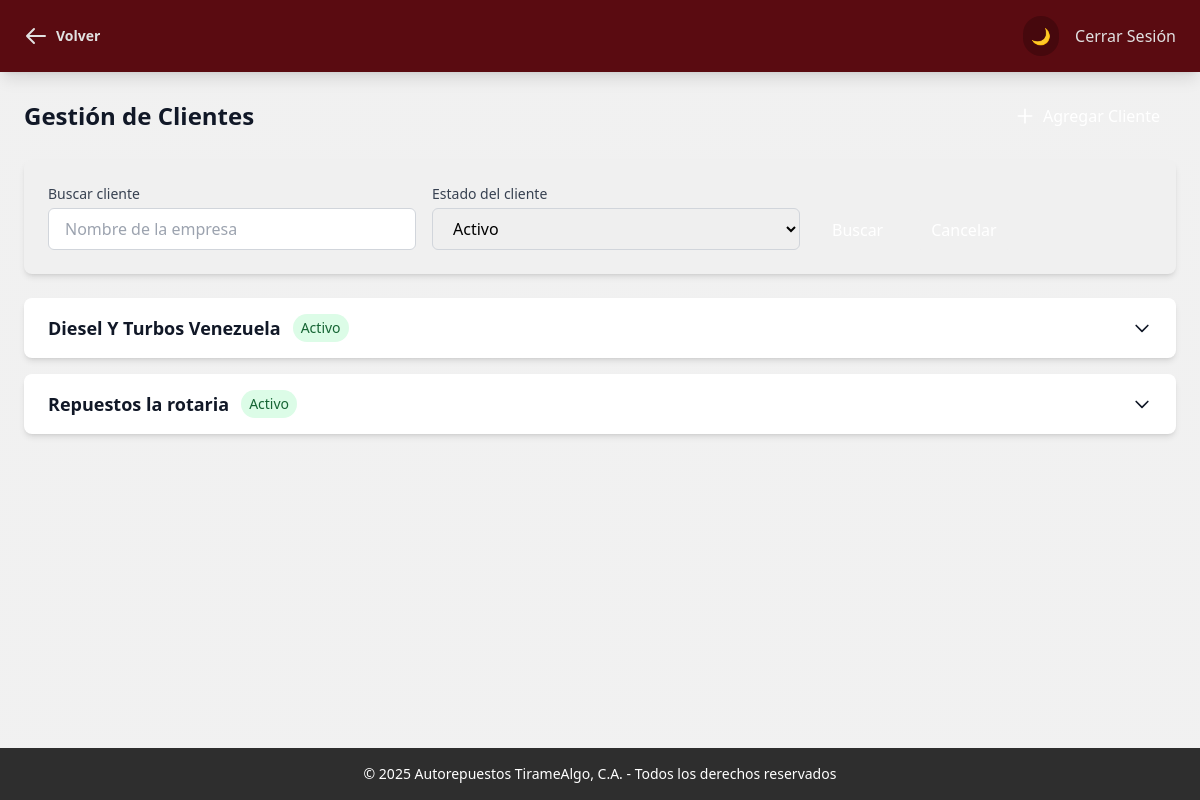
The page /panelAdmin/verClientes.php?estado=Activo (signed in) on the database its author committed.
### tables this page shows
CREATE TABLE `clientes` (
  `id` int(11) NOT NULL,
  `nombre_empresa` varchar(60) NOT NULL,
  `rif` varchar(15) NOT NULL,
  `telefono_empresa` varchar(13) NOT NULL,
  `direccion` varchar(255) NOT NULL,
  `nombre_encargado` varchar(60) NOT NULL,
  `cedula_encargado` varchar(13) NOT NULL,
  `telefono_encargado` varchar(13) NOT NULL,
  `correo` varchar(60) DEFAULT NULL,
  `contrasena` varchar(16) NOT NULL,
  `estado_cliente` enum('Activo','Inactivo') DEFAULT 'Activo',
  `intentos` int(11) NOT NULL DEFAULT 0
);

### panelAdmin/verClientes.php (the view, shortened to what this page needs)
<?php
require '../logica/conexionbdd.php';
$search = isset($_GET['search']) ? $conn->real_escape_string($_GET['search']) : '';
$estado = isset($_GET['estado']) ? $conn->real_escape_string($_GET['estado']) : '';
$sql = "SELECT * FROM clientes";
$conditions = [];
if ($estado) {
    $conditions[] = "estado_cliente = '$estado'";
}
if (count($conditions) > 0) {
    $sql .= " WHERE " . implode(' AND ', $conditions);
}
$result = $conn->query($sql);
$clientes = [];
if ($result->num_rows > 0) {
    while ($row = $result->fetch_assoc()) {
        $clientes[] = $row;
    }
}
?>
<!DOCTYPE html>
<html lang="es" class="dark">
<head>
  <script src="https://cdn.tailwindcss.com"></script>
    <script src="../js/tailwind_config.js"></script>
    <link rel="stylesheet" href="../css/global_style.css">
</head>
<body class="bg-pattern transition-colors duration-200">
  <nav class="bg-custom-wineDeep dark:bg-custom-wineDeep text-custom-silver px-6 py-4 fixed w-full top-0 z-50 shadow-lg">
      <div class="flex justify-between items-center">
          <div class="text-xl font-bold">
              <a href="admin.php"
          class="text-xl hover:text-gray-200 transition-colors duration-200 flex items-center gap-2 cursor-pointer">
              <svg class="w-6 h-6" fill="none" stroke="currentColor" viewBox="0 0 24 24">
                  <path stroke-linecap="round" stroke-linejoin="round" stroke-width="2" d="M10 19l-7-7m0 0l7-7m-7 7h18"/>
              </svg>
              <span class="text-sm">Volver</span>
              </a>
          </div>
          <div class="flex items-center gap-4">
             <button
                    onclick="toggleDarkMode()"
                    class="p-2 rounded-full bg-custom-wineDark dark:bg-custom-red hover:bg-custom-red dark:hover:bg-custom-wineDark transition-colors duration-200"
                    aria-label="Alternar entre modo oscuro y claro"
                >
                    <span class="dark:hidden">🌙</span>
                </button>
              <a href="../logica/cerrar-sesion.php" class="hover:underline">Cerrar Sesión</a>
          </div>
      </div>
  </nav>
  <main class="pt-24 px-6 pb-20">
      <div class="max-w-7xl mx-auto mb-6 flex justify-between items-center">
          <h1 class="text-2xl font-bold text-gray-900 dark:text-white">Gestión de Clientes</h1>
          <a href="agregarCliente.php"
              class="bg-custom-blue hover:bg-custom-blue-light text-white px-4 py-2 rounded-md
                  transition-colors duration-200 flex items-center gap-2">
              <svg class="w-5 h-5" fill="none" stroke="currentColor" viewBox="0 0 24 24">
                  <path stroke-linecap="round" stroke-linejoin="round" stroke-width="2" d="M12 4v16m8-8H4"/>
              </svg>
          </a>
      </div>
      <div class="max-w-7xl mx-auto bg-custom-silverLight dark:bg-custom-steelDark rounded-lg shadow-md p-6 mb-6">
          <form method="GET" action="verClientes.php" class="flex flex-col md:flex-row gap-4 items-end">
          <div class="w-full md:w-1/3">
              <label class="block text-sm font-medium text-gray-700 dark:text-gray-300 mb-1">
              Buscar cliente
              </label>
              <input
              type="text"
              name="search"
              placeholder="Nombre de la empresa"
              class="w-full px-4 py-2 rounded-md border border-gray-300 dark:border-gray-600
                  dark:bg-gray-700 dark:text-white focus:ring-2 focus:ring-custom-blue">
          </div>
        <div class="w-full md:w-1/3">
            <label class="block text-sm font-medium text-gray-700 dark:text-gray-300 mb-1">
                Estado del cliente
            </label>
            <select name="estado" class="w-full px-4 py-2 rounded-md border border-gray-300 dark:border-gray-600
                dark:bg-gray-700 dark:text-white focus:ring-2 focus:ring-custom-blue">
                <option value="activo" <?php echo (isset($_GET['estado']) && $_GET['estado'] == 'Activo' ? 'selected' : ''); ?>>Activo</option>
            </select>
        </div>
          <button type="submit" class="w-full md:w-auto px-4 py-2 bg-custom-blue hover:bg-custom-blue-light text-white
              rounded-md transition-colors duration-200">
          </button>
          <?php if (!empty($search) || !empty($estado)): ?>
            <a href="verClientes.php" class="w-full md:w-auto px-4 py-2 bg-custom-silverLight hover:bg-gray-600 dark:bg-custom-steelDark
                        dark:hover:bg-gray-700 text-white rounded-md transition-colors duration-200 text-center">
            </a>
        <?php endif; ?>
          </form>
      </div>
      <div class="max-w-7xl mx-auto">
          <?php foreach ($clientes as $cliente): ?>
          <div class="bg-white dark:bg-gray-800 rounded-lg shadow-md overflow-hidden mb-4">
              <button onclick="toggleCliente('cliente<?php echo $cliente['id']; ?>')"
                      class="w-full px-6 py-4 flex justify-between items-center text-left text-gray-900 dark:text-white hover:bg-gray-50 dark:hover:bg-gray-700">
                  <div class="flex items-center">
                      <span class="text-lg font-semibold"><?php echo $cliente['nombre_empresa']; ?></span>
                      <?php if ($cliente['estado_cliente'] == 'Inactivo'): ?>
                      <span class="ml-3 px-2 py-1 text-sm bg-red-100 text-red-800 dark:bg-red-900 dark:text-red-200 rounded-full">
                          Usuario Bloqueado
                      </span>
                      <?php else: ?>
                        <span class="ml-3 px-2 py-1 text-sm bg-green-100 text-green-800 dark:bg-green-900 dark:text-green-200 rounded-full">
                            Activo
                        </span>
                        <?php endif; ?>
                  </div>
                  <svg id="arrow-cliente<?php echo $cliente['id']; ?>" class="w-5 h-5 transform transition-transform duration-200" fill="none" stroke="currentColor" viewBox="0 0 24 24">
                      <path stroke-linecap="round" stroke-linejoin="round" stroke-width="2" d="M19 9l-7 7-7-7"/>
                  </svg>
              </button>
          </div>
          <?php endforeach; ?>
      </div>
  </main>
  <footer class="bg-custom-steelDark dark:bg-custom-black text-white text-center py-4 fixed bottom-0 w-full text-sm">
      <p>&copy; 2025 Autorepuestos TirameAlgo, C.A. - Todos los derechos reservados</p>
  </footer>
</body>
</html>

### css/global_style.css (style rules this page uses)
.bg-pattern { background-image: linear-gradient(to bottom, rgba(240, 240, 240, 0.95) 0%, rgba(240, 240, 240, 0.95) 100%); background-size: cover; background-position: center; background-attachment: fixed; }

### rows shown on the page
clientes: nombre_empresa "Diesel Y Turbos Venezuela", estado_cliente "Activo"
clientes: nombre_empresa "Repuestos la rotaria", estado_cliente "Activo"
